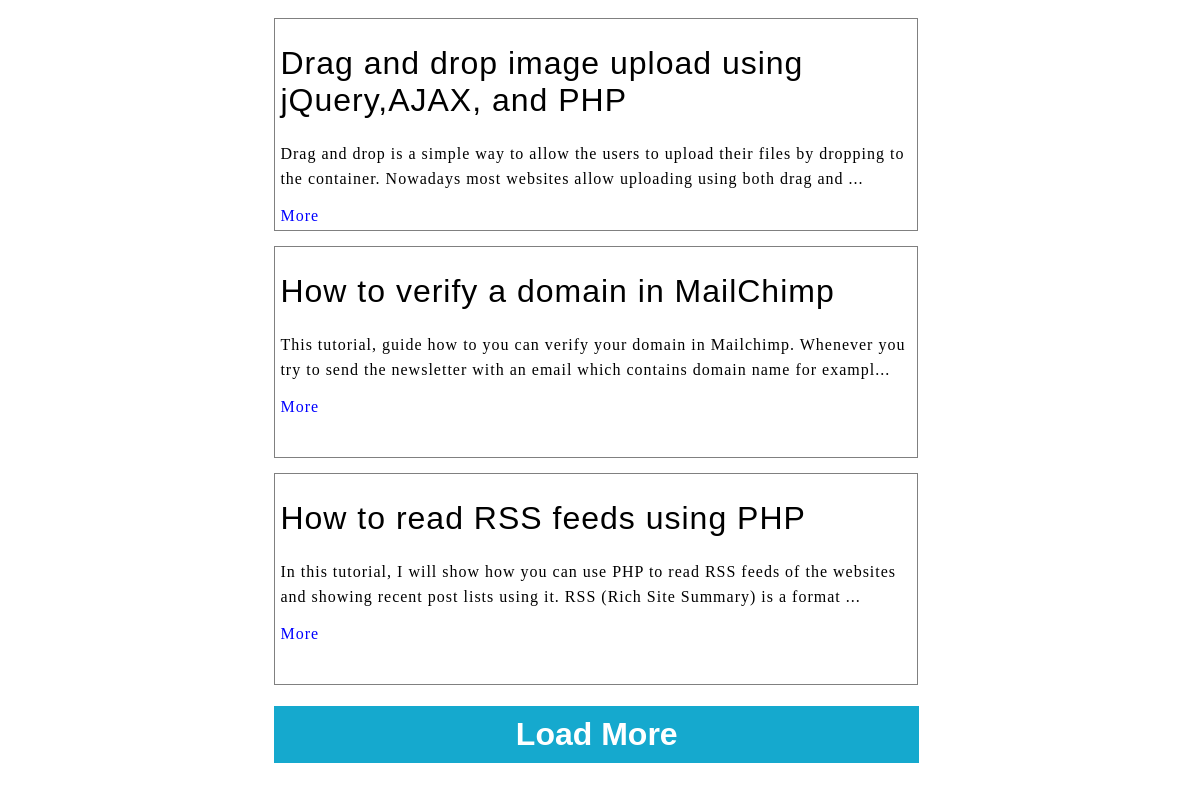
The page / on the database its author committed.
### tables this page shows
CREATE TABLE `posts` (
  `id` int(11) NOT NULL PRIMARY KEY AUTO_INCREMENT,
  `title` varchar(100) NOT NULL,
  `content` text NOT NULL,
  `link` varchar(255) NOT NULL,
  `timestamp` timestamp NOT NULL DEFAULT CURRENT_TIMESTAMP ON UPDATE CURRENT_TIMESTAMP
);

### index.php (the view, shortened to what this page needs)
<?php
include "config.php";
?>
<!doctype html>
<html>
    <head>
        <link href="style.css" type="text/css" rel="stylesheet">
    </head>
    <body>
        <div class="container">
            <?php
            $rowperpage = 3;
            $query = "select * from posts order by id asc limit 0,$rowperpage ";
            $result = mysqli_query($con,$query);
            while($row = mysqli_fetch_array($result)){
                $id = $row['id'];
                $title = $row['title'];
                $content = $row['content'];
                $shortcontent = substr($content, 0, 160)."...";
                $link = $row['link'];
            ?>
                <div class="post" id="post_<?php echo $id; ?>">
                    <h1><?php echo $title; ?></h1>
                    <p>
                        <?php echo $shortcontent; ?>
                    </p>
                    <a href="<?php echo $link; ?>" class="more" target="_blank">More</a>
                </div>
            <?php
            }
            ?>
            <h1 class="load-more">Load More</h1>
        </div>
    </body>
</html>

### style.css (style rules this page uses)
.container { width: 55%; margin: 0 auto; border: 0px solid black; padding: 10px 0px; }
.post { width: 97%; min-height: 200px; padding: 5px; border: 1px solid gray; margin-bottom: 15px; }
.post h1 { letter-spacing: 1px; font-weight: normal; font-family: sans-serif; }
.post p { letter-spacing: 1px; text-overflow: ellipsis; line-height: 25px; }
.load-more { width: 99%; background: #15a9ce; text-align: center; color: white; padding: 10px 0px; font-family: sans-serif; }
.more { color: blue; text-decoration: none; letter-spacing: 1px; font-size: 16px; }

### rows shown on the page
posts: title "Drag and drop image upload using jQuery,AJAX, and PHP", content "Drag and drop is a simple way to allow the users to upload their files by dropping to the container. Nowadays most websites allow uploading using both drag and ..."
posts: title "How to verify a domain in MailChimp", content "This tutorial, guide how to you can verify your domain in Mailchimp. Whenever you try to send the newsletter with an email which contains domain name for exampl..."
posts: title "How to read RSS feeds using PHP", content "In this tutorial, I will show how you can use PHP to read RSS feeds of the websites and showing recent post lists using it. RSS (Rich Site Summary) is a format ..."
